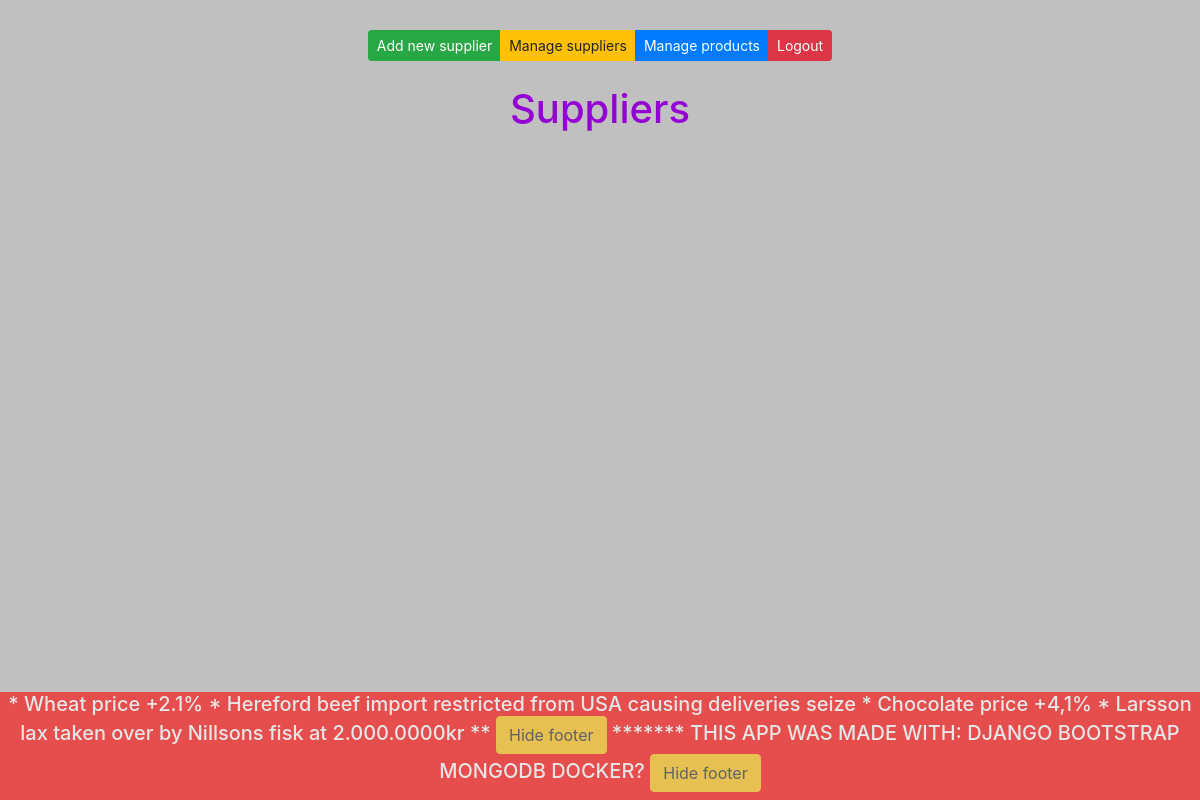
/suppliers/, run on an earlier commit of the app's database.
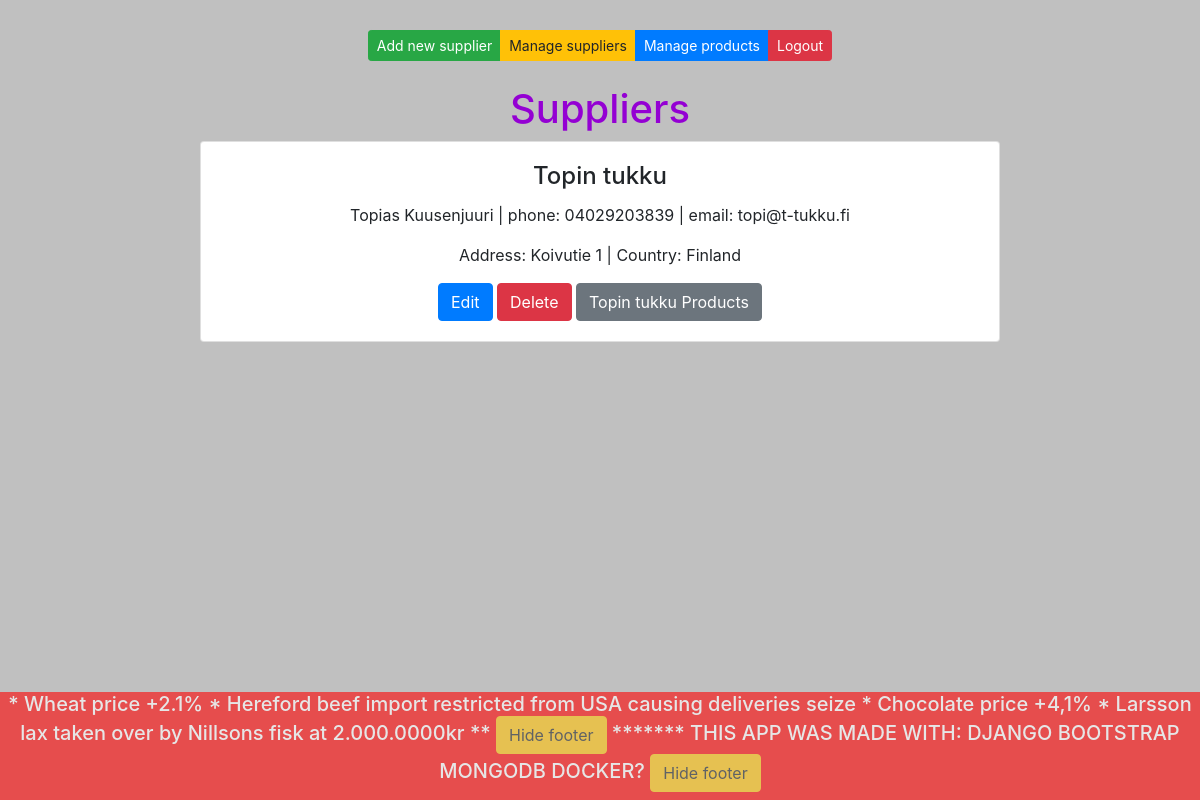
And on a later commit of the database.
### app/models.py (models this page shows)
class Supplier(models.Model):
    companyname = models.CharField(max_length = 50, default = 'lakufirma')
    contactname = models.CharField(max_length = 50, default = 'tommi')
    address = models.CharField(max_length = 100, default = 'tie 3')
    phone = models.CharField(max_length = 20, default = '437483434')
    email = models.CharField(max_length = 50, default = 'simo.silli@silli.com')
    country = models.CharField(max_length = 20, default = 'Finland')

### app/views.py (the view)
# urls.py: path('suppliers/', supplierlistview),
def supplierlistview(request):
    supplierlist = Supplier.objects.all()
    context = {'suppliers': supplierlist}
    return render (request,"suppliers.html",context)

### app/templates/suppliers.html (shortened to what this page needs)
{% extends 'index.html' %}
{% block content %}
<div class="btn-group" role="group">
    <button id="add-btn" class="btn btn-success btn-sm" onclick="showaddform()">Add new supplier</button>
    <a class="btn btn-warning btn-sm" href="/suppliers">Manage suppliers</a>
    <a class="btn btn-primary btn-sm" href="/products">Manage products</a>
    <a class="btn btn-danger btn-sm" href="/logout">Logout</a>
</div>
<br />
<br />
<h1 style="color: darkviolet">Suppliers</h1>
{% for s in suppliers %}
<div class="card" style="width: 50rem;">
    <div class="card-body">
        <h4 class="card-title">{{s.companyname}}</h4>
        <p class="card-text">{{s.contactname}} | phone: {{s.phone}} | email: {{s.email}} </p>
        <p class="card-text">Address: {{s.address}} | Country: {{s.country}}</p>
        <a href="/edit-supplier-get/{{s.id}}/" class="btn btn-primary">Edit</a>
        <a href="/delete-supplier/{{s.id}}/" class="btn btn-danger">Delete</a>
        <a href="/products-by-supplier/{{s.id}}/" class="btn btn-secondary">{{s.companyname}} Products</a>
    </div>
</div>
{%endfor%}
{% endblock %}

### app/templates/index.html (shortened to what this page needs)
<!--{% load static %}
    .js ja css tiedostoille jos olisi määritetty sellaisia -->
<!DOCTYPE html>
<html>
<head>
    <link rel="stylesheet" href="https://stackpath.bootstrapcdn.com/bootstrap/4.5.0/css/bootstrap.min.css"
>
    <link rel="stylesheet" href="https://cdnjs.cloudflare.com/ajax/libs/font-awesome/5.11.2/css/all.min.css">
</head>
<body style="background-color: silver">
    <div class="container">
        <center>
            {% block content %}
            {% endblock %}
        </center>
    </div>
    <div id="footer">
        <marquee behavior="scroll" direction="left">
            <h5>* Wheat price +2.1% * Hereford beef import restricted from USA causing deliveries seize *
                Chocolate price +4,1% * Larsson lax taken over by Nillsons fisk at 2.000.0000kr **
                <button class="btn btn-warning" onclick="hideFooter()">Hide footer</button> *******
                THIS APP WAS MADE WITH:
                DJANGO
                BOOTSTRAP
                MONGODB
                DOCKER? <button class="btn btn-warning" onclick="hideFooter()">Hide footer</button>
            </h5>
        </marquee>
    </div>
</body>
</html>

### app/templates/index.html (style rules this page uses)
#footer { position: fixed; left: 0; bottom: 0; width: 100%; background-color: red; color: white; text-align: center; opacity: 60%; }
.btn-group { margin-top: 30px; }

What changed in the data, as far as the page shows it:
added Supplier: companyname "Topin tukku", contactname "Topias Kuusenjuuri", phone "04029203839", email "topi@t-tukku.fi", address "Koivutie 1", country "Finland"
